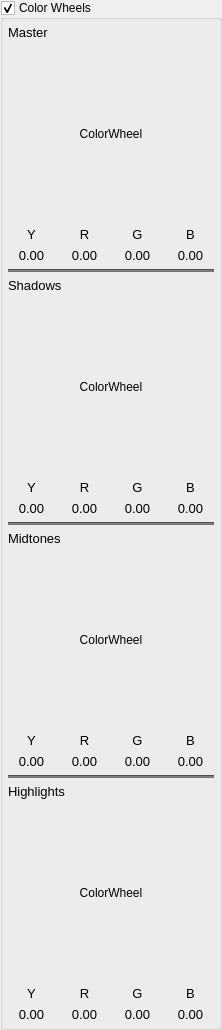
            <widget class="QGroupBox" name="groupBoxColorWheels">
             <property name="title">
              <string>Color Wheels</string>
             </property>
             <property name="checkable">
              <bool>true</bool>
             </property>
             <layout class="QGridLayout" name="gridLayout_30">
              <property name="leftMargin">
               <number>5</number>
              </property>
              <property name="topMargin">
               <number>5</number>
              </property>
              <property name="rightMargin">
               <number>5</number>
              </property>
              <property name="bottomMargin">
               <number>5</number>
              </property>
              <item row="0" column="0">
               <widget class="QFrame" name="frameColorWheels">
                <layout class="QVBoxLayout" name="verticalLayout_9">
                 <property name="leftMargin">
                  <number>0</number>
                 </property>
                 <property name="topMargin">
                  <number>0</number>
                 </property>
                 <property name="rightMargin">
                  <number>0</number>
                 </property>
                 <property name="bottomMargin">
                  <number>0</number>
                 </property>
                 <item>
                  <widget class="QLabel" name="label_9">
                   <property name="font">
                    <font>
                     <pointsize>10</pointsize>
                    </font>
                   </property>
                   <property name="text">
                    <string>Master</string>
                   </property>
                  </widget>
                 </item>
                 <item>
                  <layout class="QHBoxLayout" name="horizontalLayout_28">
                   <item>
                    <spacer name="horizontalSpacer_18">
                     <property name="orientation">
                      <enum>Qt::Orientation::Horizontal</enum>
                     </property>
                     <property name="sizeHint" stdset="0">
                      <size>
                       <width>28</width>
                       <height>20</height>
                      </size>
                     </property>
                    </spacer>
                   </item>
                   <item>
                    <widget class="ColorWheel" name="labelColorWheelMaster">
                     <property name="sizePolicy">
                      <sizepolicy hsizetype="Preferred" vsizetype="Fixed">
                       <horstretch>0</horstretch>
                       <verstretch>0</verstretch>
                      </sizepolicy>
                     </property>
                     <property name="minimumSize">
                      <size>
                       <width>150</width>
                       <height>175</height>
                      </size>
                     </property>
                     <property name="maximumSize">
                      <size>
                       <width>150</width>
                       <height>175</height>
                      </size>
                     </property>
                     <property name="text">
                      <string>ColorWheel</string>
                     </property>
                     <property name="alignment">
                      <set>Qt::AlignmentFlag::AlignCenter</set>
                     </property>
                    </widget>
                   </item>
                   <item>
                    <spacer name="horizontalSpacer_19">
                     <property name="orientation">
                      <enum>Qt::Orientation::Horizontal</enum>
                     </property>
                     <property name="sizeHint" stdset="0">
                      <size>
                       <width>28</width>
                       <height>20</height>
                      </size>
                     </property>
                    </spacer>
                   </item>
                  </layout>
                 </item>
                 <item>
                  <layout class="QGridLayout" name="gridLayout_26">
                   <item row="0" column="0">
                    <widget class="QLabel" name="label_16">
                     <property name="font">
                      <font>
                       <pointsize>10</pointsize>
                      </font>
                     </property>
                     <property name="text">
                      <string>Y</string>
                     </property>
                     <property name="alignment">
                      <set>Qt::AlignmentFlag::AlignCenter</set>
                     </property>
                    </widget>
                   </item>
                   <item row="0" column="1">
                    <widget class="QLabel" name="label_15">
                     <property name="font">
                      <font>
                       <pointsize>10</pointsize>
                      </font>
                     </property>
                     <property name="text">
                      <string>R</string>
                     </property>
                     <property name="alignment">
                      <set>Qt::AlignmentFlag::AlignCenter</set>
                     </property>
                    </widget>
                   </item>
                   <item row="0" column="2">
                    <widget class="QLabel" name="label_17">
                     <property name="font">
                      <font>
                       <pointsize>10</pointsize>
                      </font>
                     </property>
                     <property name="text">
                      <string>G</string>
                     </property>
                     <property name="alignment">
                      <set>Qt::AlignmentFlag::AlignCenter</set>
                     </property>
                    </widget>
                   </item>
                   <item row="0" column="3">
                    <widget class="QLabel" name="label_18">
                     <property name="font">
                      <font>
                       <pointsize>10</pointsize>
                      </font>
                     </property>
                     <property name="text">
                      <string>B</string>
                     </property>
                     <property name="alignment">
                      <set>Qt::AlignmentFlag::AlignCenter</set>
                     </property>
                    </widget>
                   </item>
                   <item row="1" column="0">
                    <widget class="QLabel" name="labelYmaster">
                     <property name="font">
                      <font>
                       <pointsize>10</pointsize>
                      </font>
                     </property>
                     <property name="text">
                      <string>0.00</string>
                     </property>
                     <property name="alignment">
                      <set>Qt::AlignmentFlag::AlignCenter</set>
                     </property>
                    </widget>
                   </item>
                   <item row="1" column="1">
                    <widget class="QLabel" name="labelRmaster_2">
                     <property name="font">
                      <font>
                       <pointsize>10</pointsize>
                      </font>
                     </property>
                     <property name="text">
                      <string>0.00</string>
                     </property>
                     <property name="alignment">
                      <set>Qt::AlignmentFlag::AlignCenter</set>
                     </property>
                    </widget>
                   </item>
                   <item row="1" column="2">
                    <widget class="QLabel" name="labelGmaster">
                     <property name="font">
                      <font>
                       <pointsize>10</pointsize>
                      </font>
                     </property>
                     <property name="text">
                      <string>0.00</string>
                     </property>
                     <property name="alignment">
                      <set>Qt::AlignmentFlag::AlignCenter</set>
                     </property>
                    </widget>
                   </item>
                   <item row="1" column="3">
                    <widget class="QLabel" name="labelBmaster">
                     <property name="font">
                      <font>
                       <pointsize>10</pointsize>
                      </font>
                     </property>
                     <property name="text">
                      <string>0.00</string>
                     </property>
                     <property name="alignment">
                      <set>Qt::AlignmentFlag::AlignCenter</set>
                     </property>
                    </widget>
                   </item>
                  </layout>
                 </item>
                 <item>
                  <widget class="Line" name="line_13">
                   <property name="styleSheet">
                    <string notr="true">background-color: rgb(115, 115, 115);</string>
                   </property>
                   <property name="orientation">
                    <enum>Qt::Orientation::Horizontal</enum>
                   </property>
                  </widget>
                 </item>
                 <item>
                  <widget class="QLabel" name="label_13">
                   <property name="font">
                    <font>
                     <pointsize>10</pointsize>
                    </font>
                   </property>
                   <property name="text">
                    <string>Shadows</string>
                   </property>
                  </widget>
                 </item>
                 <item>
                  <layout class="QHBoxLayout" name="horizontalLayout_27">
                   <item>
                    <spacer name="horizontalSpacer_21">
                     <property name="orientation">
                      <enum>Qt::Orientation::Horizontal</enum>
                     </property>
                     <property name="sizeHint" stdset="0">
                      <size>
                       <width>28</width>
                       <height>20</height>
                      </size>
                     </property>
                    </spacer>
                   </item>
                   <item>
                    <widget class="ColorWheel" name="labelColorWheelShadows">
                     <property name="sizePolicy">
                      <sizepolicy hsizetype="Fixed" vsizetype="Fixed">
                       <horstretch>0</horstretch>
                       <verstretch>0</verstretch>
                      </sizepolicy>
                     </property>
                     <property name="minimumSize">
                      <size>
                       <width>150</width>
                       <height>175</height>
                      </size>
                     </property>
                     <property name="maximumSize">
                      <size>
                       <width>150</width>
                       <height>175</height>
                      </size>
                     </property>
                     <property name="text">
                      <string>ColorWheel</string>
                     </property>
                     <property name="alignment">
                      <set>Qt::AlignmentFlag::AlignCenter</set>
                     </property>
                    </widget>
                   </item>
                   <item>
                    <spacer name="horizontalSpacer_20">
                     <property name="orientation">
                      <enum>Qt::Orientation::Horizontal</enum>
                     </property>
                     <property name="sizeHint" stdset="0">
                      <size>
                       <width>28</width>
                       <height>20</height>
                      </size>
                     </property>
                    </spacer>
                   </item>
                  </layout>
                 </item>
                 <item>
                  <layout class="QGridLayout" name="gridLayout_27">
                   <item row="0" column="0">
                    <widget class="QLabel" name="label_19">
                     <property name="font">
                      <font>
                       <pointsize>10</pointsize>
                      </font>
                     </property>
                     <property name="text">
                      <string>Y</string>
                     </property>
                     <property name="alignment">
                      <set>Qt::AlignmentFlag::AlignCenter</set>
                     </property>
                    </widget>
                   </item>
                   <item row="0" column="1">
                    <widget class="QLabel" name="label_20">
                     <property name="font">
                      <font>
                       <pointsize>10</pointsize>
                      </font>
                     </property>
                     <property name="text">
                      <string>R</string>
                     </property>
                     <property name="alignment">
                      <set>Qt::AlignmentFlag::AlignCenter</set>
                     </property>
                    </widget>
                   </item>
                   <item row="0" column="2">
                    <widget class="QLabel" name="label_21">
                     <property name="font">
                      <font>
                       <pointsize>10</pointsize>
                      </font>
                     </property>
                     <property name="text">
                      <string>G</string>
                     </property>
                     <property name="alignment">
                      <set>Qt::AlignmentFlag::AlignCenter</set>
                     </property>
                    </widget>
                   </item>
                   <item row="0" column="3">
                    <widget class="QLabel" name="label_22">
                     <property name="font">
                      <font>
                       <pointsize>10</pointsize>
                      </font>
                     </property>
                     <property name="text">
                      <string>B</string>
                     </property>
                     <property name="alignment">
                      <set>Qt::AlignmentFlag::AlignCenter</set>
                     </property>
                    </widget>
                   </item>
                   <item row="1" column="0">
                    <widget class="QLabel" name="labelYshadows">
                     <property name="font">
                      <font>
                       <pointsize>10</pointsize>
                      </font>
                     </property>
                     <property name="text">
                      <string>0.00</string>
                     </property>
                     <property name="alignment">
                      <set>Qt::AlignmentFlag::AlignCenter</set>
                     </property>
                    </widget>
                   </item>
                   <item row="1" column="1">
                    <widget class="QLabel" name="labelRshadows">
                     <property name="font">
                      <font>
                       <pointsize>10</pointsize>
                      </font>
                     </property>
                     <property name="text">
                      <string>0.00</string>
                     </property>
                     <property name="alignment">
                      <set>Qt::AlignmentFlag::AlignCenter</set>
                     </property>
                    </widget>
                   </item>
                   <item row="1" column="2">
                    <widget class="QLabel" name="labelGshadows">
                     <property name="font">
                      <font>
                       <pointsize>10</pointsize>
                      </font>
                     </property>
                     <property name="text">
                      <string>0.00</string>
                     </property>
                     <property name="alignment">
                      <set>Qt::AlignmentFlag::AlignCenter</set>
                     </property>
                    </widget>
                   </item>
                   <item row="1" column="3">
                    <widget class="QLabel" name="labelBshadows">
                     <property name="font">
                      <font>
                       <pointsize>10</pointsize>
                      </font>
                     </property>
                     <property name="text">
                      <string>0.00</string>
                     </property>
                     <property name="alignment">
                      <set>Qt::AlignmentFlag::AlignCenter</set>
                     </property>
                    </widget>
                   </item>
                  </layout>
                 </item>
                 <item>
                  <widget class="Line" name="line_14">
                   <property name="styleSheet">
                    <string notr="true">background-color: rgb(115, 115, 115);</string>
                   </property>
                   <property name="orientation">
                    <enum>Qt::Orientation::Horizontal</enum>
                   </property>
                  </widget>
                 </item>
                 <item>
                  <widget class="QLabel" name="label_14">
                   <property name="font">
                    <font>
                     <pointsize>10</pointsize>
                    </font>
                   </property>
                   <property name="text">
                    <string>Midtones</string>
                   </property>
                  </widget>
                 </item>
                 <item>
                  <layout class="QHBoxLayout" name="horizontalLayout_26">
                   <item>
                    <spacer name="horizontalSpacer_23">
                     <property name="orientation">
                      <enum>Qt::Orientation::Horizontal</enum>
                     </property>
                     <property name="sizeHint" stdset="0">
                      <size>
                       <width>28</width>
                       <height>20</height>
                      </size>
                     </property>
                    </spacer>
                   </item>
                   <item>
                    <widget class="ColorWheel" name="labelColorWheelMidtones">
                     <property name="sizePolicy">
                      <sizepolicy hsizetype="Fixed" vsizetype="Fixed">
                       <horstretch>0</horstretch>
                       <verstretch>0</verstretch>
                      </sizepolicy>
                     </property>
                     <property name="minimumSize">
                      <size>
                       <width>150</width>
                       <height>175</height>
                      </size>
                     </property>
                     <property name="maximumSize">
                      <size>
                       <width>150</width>
                       <height>175</height>
                      </size>
                     </property>
                     <property name="text">
                      <string>ColorWheel</string>
                     </property>
                     <property name="alignment">
                      <set>Qt::AlignmentFlag::AlignCenter</set>
                     </property>
                    </widget>
                   </item>
                   <item>
                    <spacer name="horizontalSpacer_22">
                     <property name="orientation">
                      <enum>Qt::Orientation::Horizontal</enum>
                     </property>
                     <property name="sizeHint" stdset="0">
                      <size>
                       <width>28</width>
                       <height>20</height>
                      </size>
                     </property>
                    </spacer>
                   </item>
                  </layout>
                 </item>
                 <item>
                  <layout class="QGridLayout" name="gridLayout_28">
                   <item row="0" column="0">
                    <widget class="QLabel" name="label_23">
                     <property name="font">
                      <font>
                       <pointsize>10</pointsize>
                      </font>
                     </property>
                     <property name="text">
                      <string>Y</string>
                     </property>
                     <property name="alignment">
                      <set>Qt::AlignmentFlag::AlignCenter</set>
                     </property>
                    </widget>
                   </item>
                   <item row="0" column="1">
                    <widget class="QLabel" name="label_24">
                     <property name="font">
                      <font>
                       <pointsize>10</pointsize>
                      </font>
                     </property>
                     <property name="text">
                      <string>R</string>
                     </property>
                     <property name="alignment">
                      <set>Qt::AlignmentFlag::AlignCenter</set>
                     </property>
                    </widget>
                   </item>
                   <item row="0" column="2">
                    <widget class="QLabel" name="label_25">
                     <property name="font">
                      <font>
                       <pointsize>10</pointsize>
                      </font>
                     </property>
                     <property name="text">
                      <string>G</string>
                     </property>
                     <property name="alignment">
                      <set>Qt::AlignmentFlag::AlignCenter</set>
                     </property>
                    </widget>
                   </item>
                   <item row="0" column="3">
                    <widget class="QLabel" name="label_26">
                     <property name="font">
                      <font>
                       <pointsize>10</pointsize>
                      </font>
                     </property>
                     <property name="text">
                      <string>B</string>
                     </property>
                     <property name="alignment">
                      <set>Qt::AlignmentFlag::AlignCenter</set>
                     </property>
                    </widget>
                   </item>
                   <item row="1" column="0">
                    <widget class="QLabel" name="labelYmids">
                     <property name="font">
                      <font>
                       <pointsize>10</pointsize>
                      </font>
                     </property>
                     <property name="text">
                      <string>0.00</string>
                     </property>
                     <property name="alignment">
                      <set>Qt::AlignmentFlag::AlignCenter</set>
                     </property>
                    </widget>
                   </item>
                   <item row="1" column="1">
                    <widget class="QLabel" name="labelRmids">
                     <property name="font">
                      <font>
                       <pointsize>10</pointsize>
                      </font>
                     </property>
                     <property name="text">
                      <string>0.00</string>
                     </property>
                     <property name="alignment">
                      <set>Qt::AlignmentFlag::AlignCenter</set>
                     </property>
                    </widget>
                   </item>
                   <item row="1" column="2">
                    <widget class="QLabel" name="labelGmids">
                     <property name="font">
                      <font>
                       <pointsize>10</pointsize>
                      </font>
                     </property>
                     <property name="text">
                      <string>0.00</string>
                     </property>
                     <property name="alignment">
                      <set>Qt::AlignmentFlag::AlignCenter</set>
                     </property>
                    </widget>
                   </item>
                   <item row="1" column="3">
                    <widget class="QLabel" name="labelBmids">
                     <property name="font">
                      <font>
                       <pointsize>10</pointsize>
                      </font>
                     </property>
                     <property name="text">
                      <string>0.00</string>
                     </property>
                     <property name="alignment">
                      <set>Qt::AlignmentFlag::AlignCenter</set>
                     </property>
                    </widget>
                   </item>
                  </layout>
                 </item>
                 <item>
                  <widget class="Line" name="line_15">
                   <property name="styleSheet">
                    <string notr="true">background-color: rgb(115, 115, 115);</string>
                   </property>
                   <property name="orientation">
                    <enum>Qt::Orientation::Horizontal</enum>
                   </property>
                  </widget>
                 </item>
                 <item>
                  <widget class="QLabel" name="label_12">
                   <property name="font">
                    <font>
                     <pointsize>10</pointsize>
                    </font>
                   </property>
                   <property name="text">
                    <string>Highlights</string>
                   </property>
                  </widget>
                 </item>
                 <item>
                  <layout class="QHBoxLayout" name="horizontalLayout_25">
                   <item>
                    <spacer name="horizontalSpacer_25">
                     <property name="orientation">
                      <enum>Qt::Orientation::Horizontal</enum>
                     </property>
                     <property name="sizeHint" stdset="0">
                      <size>
                       <width>28</width>
                       <height>20</height>
                      </size>
                     </property>
                    </spacer>
                   </item>
                   <item>
                    <widget class="ColorWheel" name="labelColorWheelHighlights">
                     <property name="sizePolicy">
                      <sizepolicy hsizetype="Fixed" vsizetype="Fixed">
                       <horstretch>0</horstretch>
                       <verstretch>0</verstretch>
                      </sizepolicy>
                     </property>
                     <property name="minimumSize">
                      <size>
                       <width>150</width>
                       <height>175</height>
                      </size>
                     </property>
                     <property name="maximumSize">
                      <size>
                       <width>150</width>
                       <height>175</height>
                      </size>
                     </property>
                     <property name="text">
                      <string>ColorWheel</string>
                     </property>
                     <property name="alignment">
                      <set>Qt::AlignmentFlag::AlignCenter</set>
                     </property>
                    </widget>
                   </item>
                   <item>
                    <spacer name="horizontalSpacer_24">
                     <property name="orientation">
                      <enum>Qt::Orientation::Horizontal</enum>
                     </property>
                     <property name="sizeHint" stdset="0">
                      <size>
                       <width>28</width>
                       <height>20</height>
                      </size>
                     </property>
                    </spacer>
                   </item>
                  </layout>
                 </item>
                 <item>
                  <layout class="QGridLayout" name="gridLayout_29">
                   <item row="0" column="0">
                    <widget class="QLabel" name="label_27">
                     <property name="font">
                      <font>
                       <pointsize>10</pointsize>
                      </font>
                     </property>
                     <property name="text">
                      <string>Y</string>
                     </property>
                     <property name="alignment">
                      <set>Qt::AlignmentFlag::AlignCenter</set>
                     </property>
                    </widget>
                   </item>
                   <item row="0" column="1">
                    <widget class="QLabel" name="label_28">
                     <property name="font">
                      <font>
                       <pointsize>10</pointsize>
                      </font>
                     </property>
                     <property name="text">
                      <string>R</string>
                     </property>
                     <property name="alignment">
                      <set>Qt::AlignmentFlag::AlignCenter</set>
                     </property>
                    </widget>
                   </item>
                   <item row="0" column="2">
                    <widget class="QLabel" name="label_29">
                     <property name="font">
                      <font>
                       <pointsize>10</pointsize>
                      </font>
                     </property>
                     <property name="text">
                      <string>G</string>
                     </property>
                     <property name="alignment">
                      <set>Qt::AlignmentFlag::AlignCenter</set>
                     </property>
                    </widget>
                   </item>
                   <item row="0" column="3">
                    <widget class="QLabel" name="label_30">
                     <property name="font">
                      <font>
                       <pointsize>10</pointsize>
                      </font>
                     </property>
                     <property name="text">
                      <string>B</string>
                     </property>
                     <property name="alignment">
                      <set>Qt::AlignmentFlag::AlignCenter</set>
                     </property>
                    </widget>
                   </item>
                   <item row="1" column="0">
                    <widget class="QLabel" name="labelYhighlights">
                     <property name="font">
                      <font>
                       <pointsize>10</pointsize>
                      </font>
                     </property>
                     <property name="text">
                      <string>0.00</string>
                     </property>
                     <property name="alignment">
                      <set>Qt::AlignmentFlag::AlignCenter</set>
                     </property>
                    </widget>
                   </item>
                   <item row="1" column="1">
                    <widget class="QLabel" name="labelRhighlights">
                     <property name="font">
                      <font>
                       <pointsize>10</pointsize>
                      </font>
                     </property>
                     <property name="text">
                      <string>0.00</string>
                     </property>
                     <property name="alignment">
                      <set>Qt::AlignmentFlag::AlignCenter</set>
                     </property>
                    </widget>
                   </item>
                   <item row="1" column="2">
                    <widget class="QLabel" name="labelGhighlights">
                     <property name="font">
                      <font>
                       <pointsize>10</pointsize>
                      </font>
                     </property>
                     <property name="text">
                      <string>0.00</string>
                     </property>
                     <property name="alignment">
                      <set>Qt::AlignmentFlag::AlignCenter</set>
                     </property>
                    </widget>
                   </item>
                   <item row="1" column="3">
                    <widget class="QLabel" name="labelBhighlights">
                     <property name="font">
                      <font>
                       <pointsize>10</pointsize>
                      </font>
                     </property>
                     <property name="text">
                      <string>0.00</string>
                     </property>
                     <property name="alignment">
                      <set>Qt::AlignmentFlag::AlignCenter</set>
                     </property>
                    </widget>
                   </item>
                  </layout>
                 </item>
                </layout>
               </widget>
              </item>
             </layout>
            </widget>
